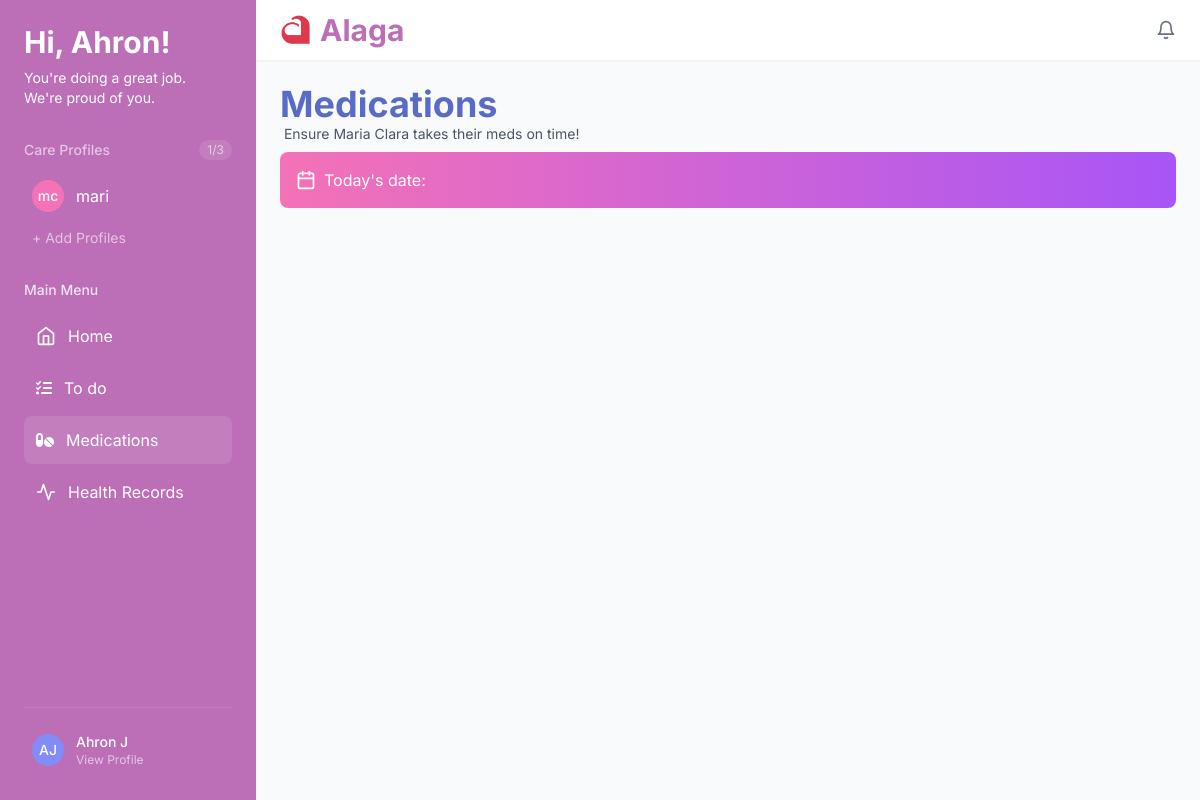
Page /medications (signed in) on the earlier database version.
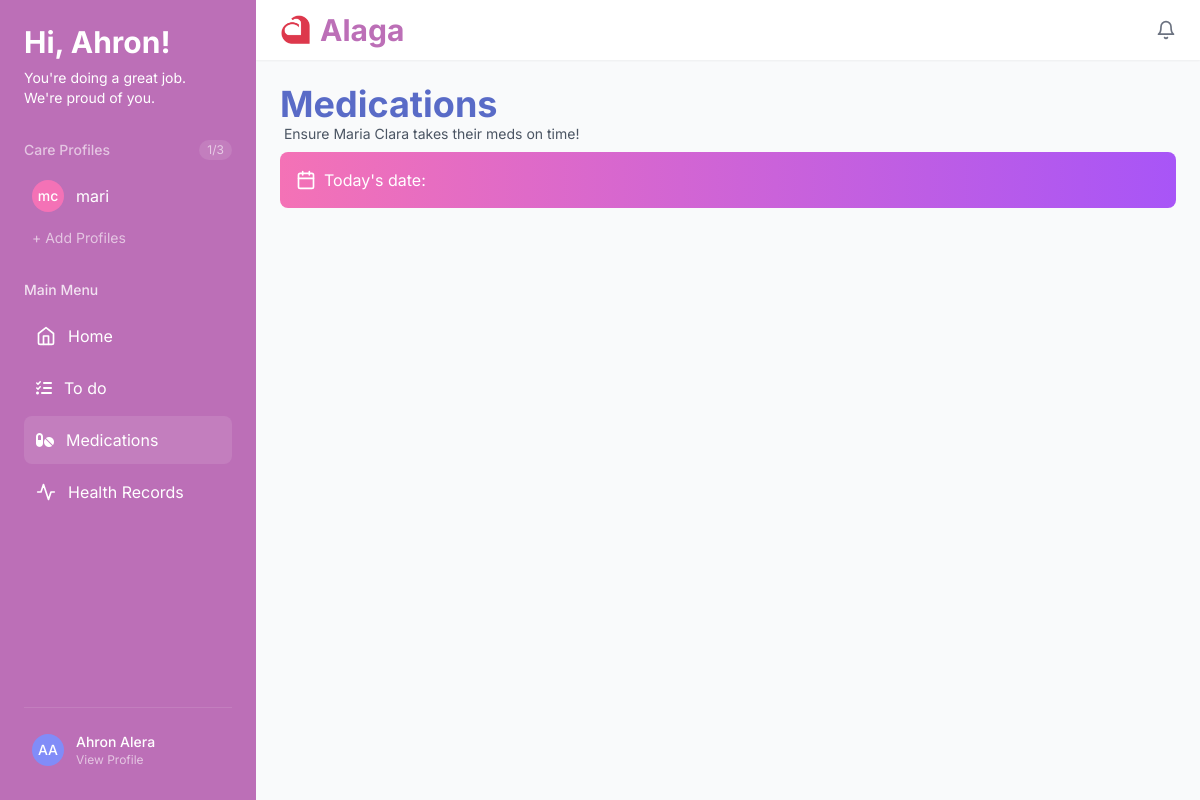
Same page on the later database version.
### app.py (models this page shows)
class User(db.Model, UserMixin):
    id = db.Column(db.Integer, primary_key=True)
    fullname = db.Column(db.String(20), nullable=False)
    username = db.Column(db.String(20), unique=True, nullable=False)
    password = db.Column(db.String(80), nullable=False)

### app.py (the view)
@app.route('/medications', methods=['GET', 'POST'])
@login_required
def medications():
    profiles = CareProfile.query.filter_by(user_id=current_user.id).all()
    profile_id = session.get('active_profile_id')
    active_profile = None
    if profile_id:
        active_profile = CareProfile.query.get(profile_id)
    fullname = current_user.fullname
    initials = get_initials(fullname)
    return render_template('medications.html', fullname=fullname, initials=initials, profiles=profiles, active_profile=active_profile)

### app.py (called while the page is built)
@login_manager.user_loader
def load_user(user_id):
    return User.query.get(int(user_id))

@app.context_processor
def utility_processor():
    return dict(get_initials=get_initials)

def get_initials(name):
    parts = name.strip().split()
    initials = ''.join([p[0].upper() for p in parts if p])
    return initials

### templates/medications.html (shortened to what the changed rows need)
<!doctype html>
<html lang="en">
  <head>
    <script src="https://cdn.tailwindcss.com"></script>
    <link rel="stylesheet" href="https://cdnjs.cloudflare.com/ajax/libs/font-awesome/6.0.0-beta3/css/all.min.css">
  </head>
  <body class="min-h-screen bg-gray-50 font-[Inter]">
    <div class="flex h-screen relative">
      <aside id="sidebar" class="sidebar fixed md:static w-64 bg-[#BC6FB7] text-white p-6 flex flex-col h-full z-30">
        <div class="flex flex-col items-start mb-8">
          <h1 class="text-3xl font-bold font-montserrat">Hi, {{ fullname.split()[0] }}! </h1>
          <p class="text-white-600 text-sm mt-2">You're doing a great job. <br> We're proud of you.</p>
        </div>
         <div class="mb-8">
          <div class="flex items-center justify-between mb-3">
            <h2 class="text-white/60 text-sm font-medium">Care Profiles</h2>
          </div>
        </div>
        <nav class="flex-1">
          <h2 class="text-white/80 text-sm font-medium mb-3">Main Menu</h2>
        </nav>
        <div class="mt-auto pt-4 border-t border-white/10">
          <a href="{{ url_for('view_profile') }}" class="w-full flex items-center space-x-3 rounded-lg p-2 hover:bg-white/10 transition">
            <div class="w-8 h-8 rounded-full bg-indigo-400 flex items-center justify-center font-medium text-sm">{{ initials }}</div>
            <div class="text-left">
              <div class="text-sm font-medium">{{ fullname }}</div>
              <div class="text-xs text-white/60">View Profile</div>
            </div>
          </a>
        </div>
      </aside>
      <div class="flex-1 flex flex-col overflow-hidden">
        <header class="bg-white py-3 px-6 shadow-sm flex items-center justify-between">
          <div class="flex items-center">
            <h2 class="text-3xl font-bold text-[#BC6FB7]">Alaga</h2>
          </div>
        </header>
        <main class="flex-1 overflow-auto p-6">
          <div class="mb-6">
            <div class="mb-2">
              <h2 class="text-4xl font-bold text-[#596BC7]">Medications</h2>
            </div>
          </div>
  </body>
</html>

Differences in the rows shown:
changed User "Ahron": fullname "Ahron J" → "Ahron Alera"
Other differences:
{{ initials }}: "AJ" → "AA"
